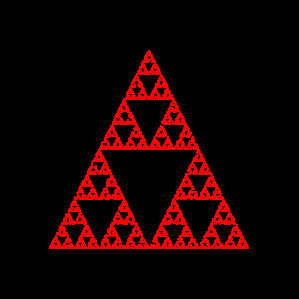

The script that saved this image:
import pygame
import random

# Initialize Pygame
pygame.init()

# Set the dimensions of the window
width, height = 299, 299
window = pygame.display.set_mode((width, height))
pygame.display.set_caption("Sierpinski Triangle")

# Set the background color
background_color = (255, 255, 255)

# Set the colors for the triangle and the points
triangle_color = (0, 0, 0)
point_color = (255, 0, 0)

# Set the number of points to generate
num_points = 7000

# Set the initial point inside the triangle
point = [width / 2, height / 2]

# Set the three vertices of the triangle
vertices = [(width / 2, 50), (50, height - 50), (width - 50, height - 50)]

# Generate the Sierpinski Triangle
for _ in range(num_points):
    vertex = random.choice(vertices)
    point[0] = (point[0] + vertex[0]) / 2
    point[1] = (point[1] + vertex[1]) / 2
    pygame.draw.circle(window, point_color, (int(point[0]), int(point[1])), 1)

    pygame.display.update()

# Draw the triangle
pygame.image.save(window, "sierpinsky.png")

# Main loop
running = True
while running:
    for event in pygame.event.get():
        if event.type == pygame.QUIT:
            running = False

    # Set the background color
    window.fill(background_color)

    # Draw the triangle
    pygame.draw.polygon(window, triangle_color, vertices, 1)

    # Update the display
    pygame.display.update()

# Quit Pygame
pygame.quit()
